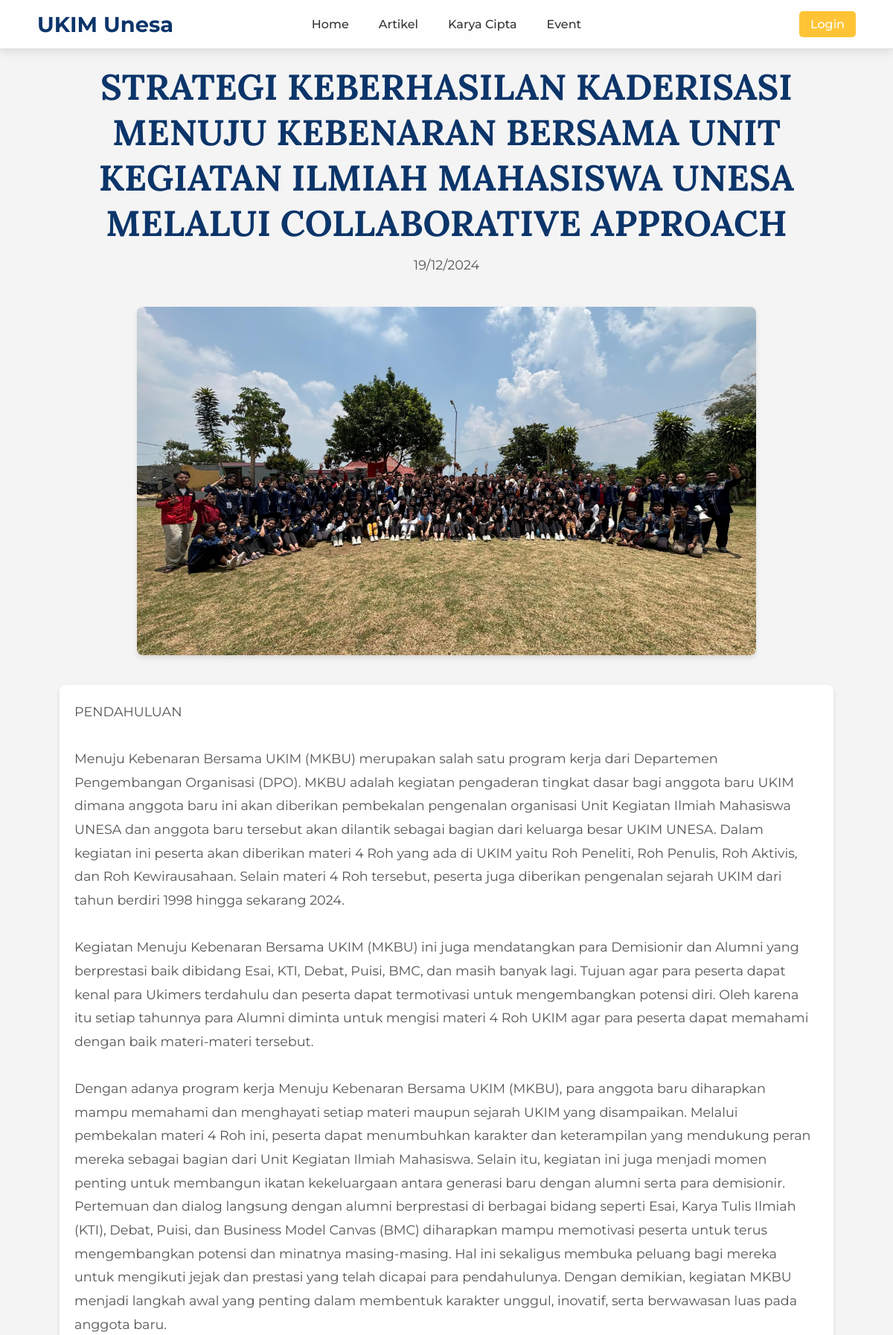
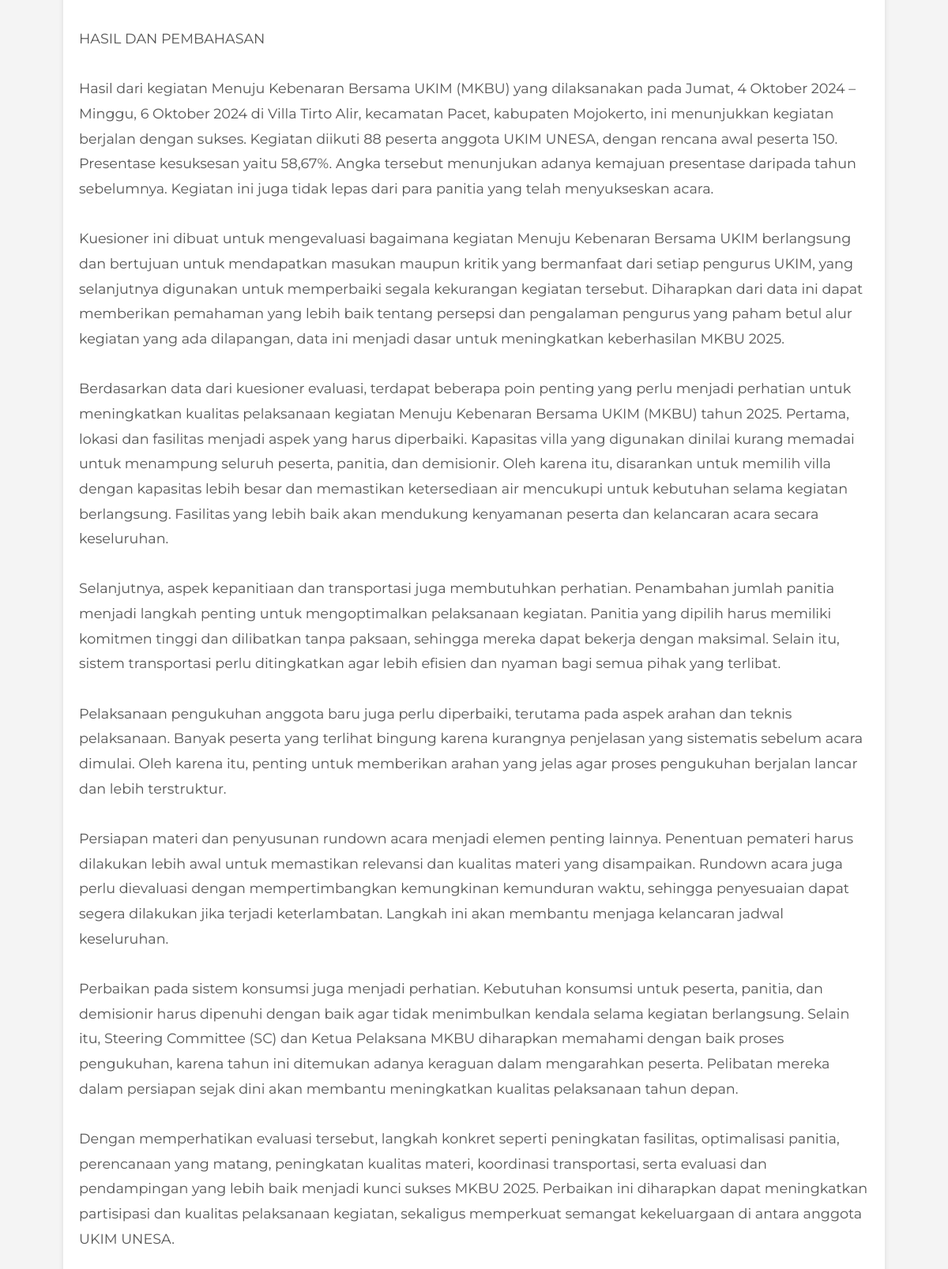
Screenshot of /artikel.php?id=2 (upper part) with the database file from the repository (2 pictures, top to bottom).
### tables this page shows
CREATE TABLE `blog_ukim` (
  `id_blog` int NOT NULL,
  `tgl` timestamp NOT NULL DEFAULT CURRENT_TIMESTAMP ON UPDATE CURRENT_TIMESTAMP,
  `departemen` enum('BPH','DPO','DPR','DHM','DPE') NOT NULL,
  `judul` varchar(255) NOT NULL,
  `gambar` varchar(255) NOT NULL,
  `isi` longtext NOT NULL
);

### artikel.php (the view)
<?php
include('./layout/header_index.php');
?>
<head>
    <link rel="stylesheet" href="./style/page.css">
</head>
<body>
    <div class="container">
        <?php
        $sql = "SELECT id_blog, tgl, departemen, judul, gambar, isi FROM blog_ukim WHERE id_blog=" . $_GET['id'];
        $result = mysqli_query($conn, $sql);
        while ($row = mysqli_fetch_array($result)) {
        ?>
        <header>
            <h1 class="judul"><?= htmlspecialchars($row['judul']); ?></h1>
        </header>
        <section class="content">
            <p><?= date("d/m/Y", strtotime($row['tgl'])); ?></p>
        </section>
        <img src="<?= htmlspecialchars($row['gambar']); ?>" alt="Gambar" class="image">
        <section class="article">
            <div class="article-content">
                <p><?= nl2br(htmlspecialchars($row['isi'])); ?></p>
            </div>
        </section>
        <?php } ?>
    </div>
    <?php
    include('./layout/footer_index.php');
    ?>
</body>
</html>

### layout/header_index.css (style rules this page uses)
:root { --primary-color: #FFC436; --secondary-color: #0C356A; --text-dark-color: #333; --text-light-color: #FFFFFF; --main-font: 'Montserrat', sans-serif; --heading-font: 'Lora', serif; }
* { margin: 0; padding: 0; box-sizing: border-box; }
body { font-family: var(--main-font); background-color: #f4f4f4; color: var(--text-dark-color); }

### style/page.css (style rules this page uses)
:root { --primary-color: #FFC436; --secondary-color: #0C356A; --text-dark-color: #333; --text-light-color: #FFFFFF; --main-font: 'Montserrat', sans-serif; --heading-font: 'Lora', serif; }
* { margin: 0; padding: 0; box-sizing: border-box; }
body { font-family: var(--main-font); background-color: #f4f4f4; color: var(--text-dark-color); }
.container { width: 90%; max-width: 1200px; margin: 0 auto; padding: 20px; }
header { text-align: center; margin-bottom: 0px; }
.judul { font-family: var(--heading-font); font-size: 3rem; font-weight: bold; color: var(--secondary-color); margin-bottom: 10px; }
.content { margin-bottom: 0px; text-align: center; }
.content p { font-size: 1.1rem; color: #555; line-height: 1.8; margin-bottom: 0px; }
.image { display: block; margin: 40px auto; width: 80%; border-radius: 8px; box-shadow: 0 4px 6px rgba(0, 0, 0, 0.1); transition: transform 0.3s ease; }
.article { background-color: #fff; padding: 20px; margin-bottom: 30px; border-radius: 8px; box-shadow: 0 4px 6px rgba(0, 0, 0, 0.1); }
.article-content { font-size: 1.1rem; color: #555; line-height: 1.8; }
.article-content p { margin-bottom: 15px; }

### layout/footer_index.css (style rules this page uses)
:root { --primary-color: #FFC436; --secondary-color: #0C356A; --text-dark-color: #333; --text-light-color: #FFFFFF; --main-font: 'Montserrat', sans-serif; --heading-font: 'Lora', serif; }
* { margin: 0; padding: 0; box-sizing: border-box; }
body { font-family: var(--main-font); background-color: #f4f4f4; color: var(--text-dark-color); }

### rows the page displays
blog_ukim: judul "STRATEGI KEBERHASILAN KADERISASI MENUJU KEBENARAN BERSAMA UNIT KEGIATAN ILMIAH MAHASISWA UNESA MELALUI COLLABORATIVE APPROACH", tgl "19/12/2024", gambar (picture), isi "PENDAHULUAN Menuju Kebenaran Bersama UKIM (MKBU) merupakan salah satu program kerja dari Departemen Pengembangan Organisasi (DPO). MKBU adalah kegiatan pengaderan tingkat dasar bagi anggota baru UKIM dimana anggota baru ini akan diberikan pembekalan pengenalan organisasi Unit Kegiatan Ilmiah Mahasiswa UNESA dan anggota baru tersebut akan dilantik sebagai bagian dari keluarga besar UKIM UNESA. Dalam kegiatan ini peserta akan diberikan materi 4 Roh yang ada di UKIM yaitu Roh Peneliti, Roh Penulis, Roh Aktivis, dan Roh Kewirausahaan. Selain materi 4 Roh tersebut, peserta juga diberikan pengenalan sejarah UKIM dari tahun berdiri 1998 hingga sekarang 2024. Kegiatan Menuju Kebenaran Bersama UKIM…"
